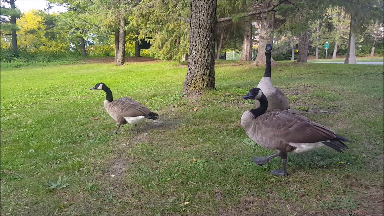
//> input picture opencv_cpp/chapter13/goose230.bmp, 384 x 216 px
$ ./flow   (built with g++ and OpenCV 4)
//> lines starting //> are read from the running program, lines starting //| are printed output that depends on the picture
#include <string>
#include <iostream>
#include <sstream>
#include <opencv2/core.hpp>
#include <opencv2/highgui.hpp>
#include <opencv2/imgproc.hpp>
#include <opencv2/features2d.hpp>
#include <opencv2/video/tracking.hpp>
#include <opencv2/optflow.hpp>
#include "videoprocessor.h"

// Drawing optical flow vectors on an image
void drawOpticalFlow(const cv::Mat& oflow,    // the optical flow
	cv::Mat& flowImage,      // the produced image
	int stride,  // the stride for displaying the vectors
	float scale, // multiplying factor for the vectors
	const cv::Scalar& color) // the color of the vectors
{

	// create the image if required
	if (flowImage.size() != oflow.size()) {
		flowImage.create(oflow.size(), CV_8UC3);
		flowImage = cv::Vec3i(255, 255, 255);
	}

	// for all vectors using stride as a step
	for (int y = 0; y < oflow.rows; y += stride)
		for (int x = 0; x < oflow.cols; x += stride) {
			// gets the vector
			cv::Point2f vector = oflow.at< cv::Point2f>(y, x);
			// draw the line
			cv::line(flowImage, cv::Point(x, y),
				cv::Point(static_cast<int>(x + scale * vector.x + 0.5),
					static_cast<int>(y + scale * vector.y + 0.5)), color);
			// draw the arrow tip
			cv::circle(flowImage, cv::Point(static_cast<int>(x + scale * vector.x + 0.5),
				static_cast<int>(y + scale * vector.y + 0.5)), 1, color, -1);
		}
}

int main()
{
	// pick 2 frames of the sequence
	cv::Mat frame1 = cv::imread("goose230.bmp",0);
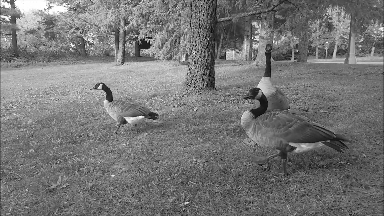
//> frame1: 216 rows x 384 cols, CV_8UC1; min 1, max 255, mean 117.6
	cv::Mat frame2 = cv::imread("goose237.bmp",0);
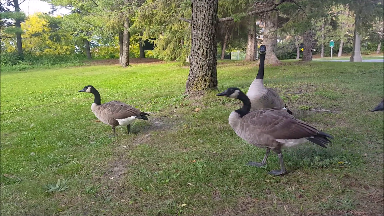
//> input picture opencv_cpp/chapter13/goose237.bmp, 384 x 216 px
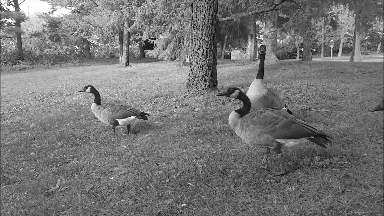
//> frame2: 216 rows x 384 cols, CV_8UC1; min 2, max 255, mean 117.6

	// Combined display
	cv::Mat combined(frame1.rows, frame1.cols + frame2.cols, CV_8U);
	frame1.copyTo(combined.colRange(0, frame1.cols));
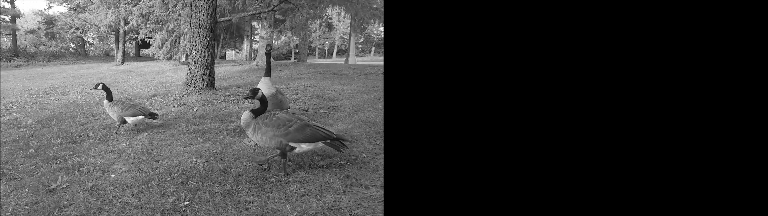
//> combined: 216 rows x 768 cols, CV_8UC1; min 0, max 255, mean 58.8
	frame2.copyTo(combined.colRange(frame1.cols, frame1.cols + frame2.cols));
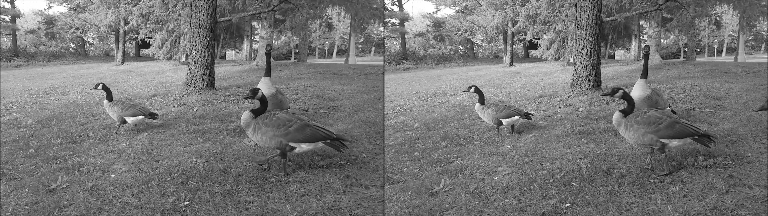
//> combined: 216 rows x 768 cols, CV_8UC1; min 1, max 255, mean 117.6
	cv::imshow("Frames", combined);

	// Create the optical flow algorithm
	cv::Ptr<cv::optflow::DualTVL1OpticalFlow> tvl1 = cv::optflow::createOptFlow_DualTVL1();

	std::cout << "regularization coeeficient: " << tvl1->getLambda() << std::endl; // the smaller the soomther
	std::cout << "Number of scales: " << tvl1->getScalesNumber() << std::endl; // number of scales
	std::cout << "Scale step: " << tvl1->getScaleStep() << std::endl; // size between scales
	std::cout << "Number of warpings: " << tvl1->getWarpingsNumber() << std::endl; // size between scales
	std::cout << "Stopping criteria: " << tvl1->getEpsilon() << " and " << tvl1->getOuterIterations() << std::endl; // size between scales
	// compute the optical flow between 2 frames
	cv::Mat oflow; // image of 2D flow vectors
	// compute optical flow between frame1 and frame2
	tvl1->calc(frame1, frame2, oflow);

	// Draw the optical flow image
	cv::Mat flowImage;
	drawOpticalFlow(oflow,     // input flow vectors
		flowImage, // image to be generated
		8,         // display vectors every 8 pixels
		2,         // multiply size of vectors by 2
		cv::Scalar(0, 0, 0)); // vector color
//> after the loop in drawOpticalFlow, `for (int y = 0; y < oflow.rows; y += stride)`:
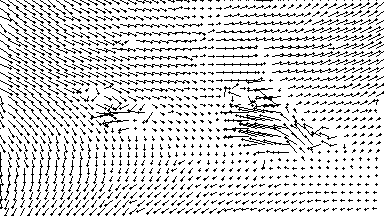
//> flowImage: 216 rows x 384 cols, CV_8UC3; 83.8% white; black in thin lines or dots

	cv::imshow("Optical Flow", flowImage);

	// compute a smoother optical flow between 2 frames
	tvl1->setLambda(0.075);
	tvl1->calc(frame1, frame2, oflow);

	// Draw the optical flow image
	cv::Mat flowImage2;
	drawOpticalFlow(oflow,     // input flow vectors
		flowImage2, // image to be generated
		8,         // display vectors every 8 pixels
		2,         // multiply size of vectors by 2
		cv::Scalar(0, 0, 0)); // vector color
//> call 2 of drawOpticalFlow, with stride = 8, scale = 2, color = Scalar(0)
//> after the loop in drawOpticalFlow (call 2), `for (int y = 0; y < oflow.rows; y += stride)`:
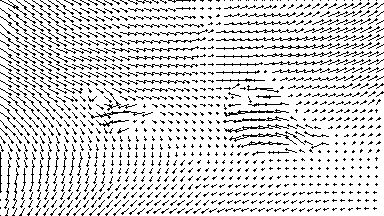
//> flowImage: 216 rows x 384 cols, CV_8UC3; 84.1% white; black in thin lines or dots

	cv::imshow("Smoother Optical Flow", flowImage2);
	cv::waitKey();
}
